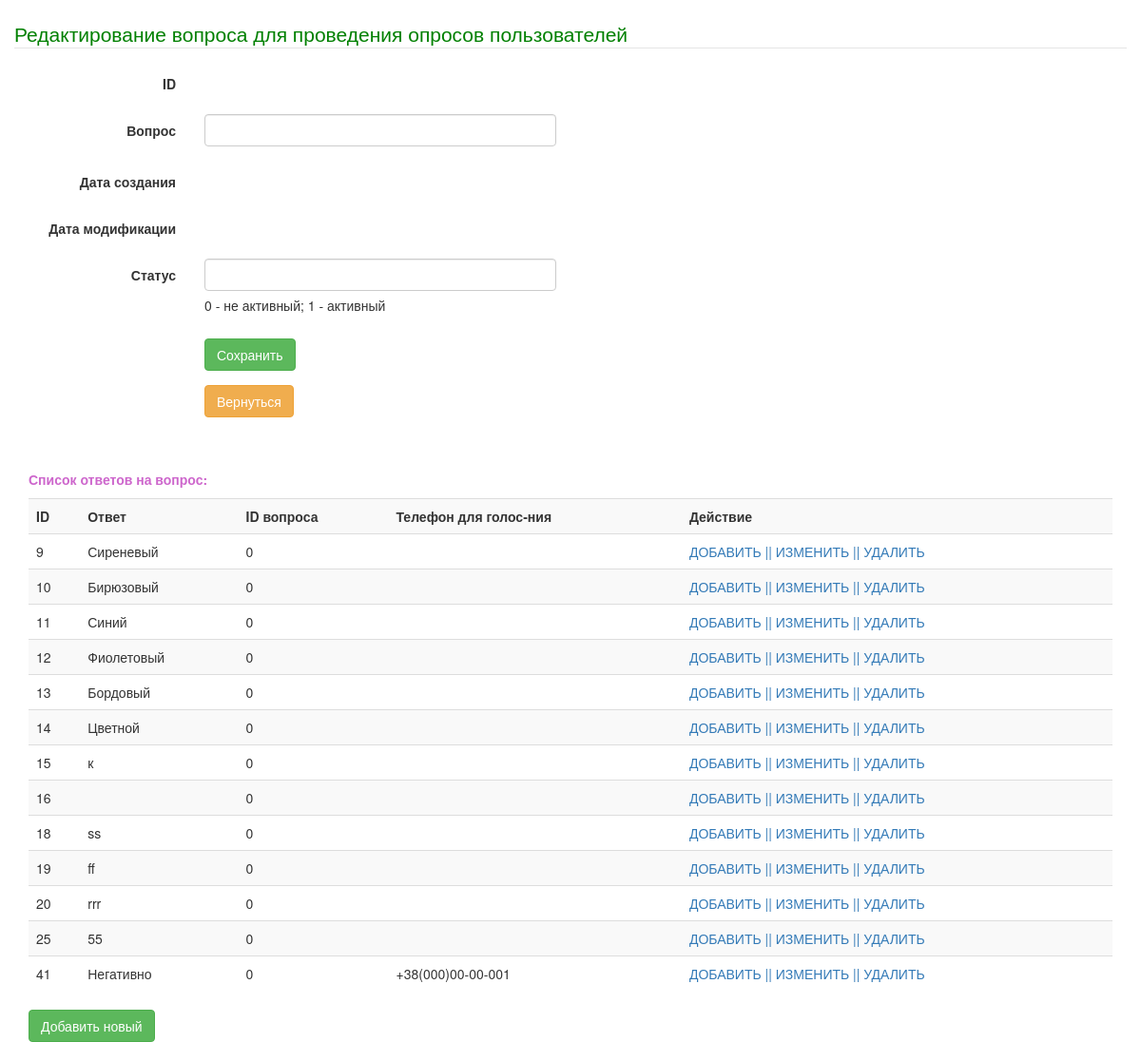
Screenshot of /page/edit_question_opros.php with the database file from the repository.
### tables this page shows
CREATE TABLE `answers_opros` (
  `id` int(11) NOT NULL,
  `answer` varchar(255) NOT NULL,
  `question_id` int(11) NOT NULL,
  `phone` varchar(20) NOT NULL,
  `votes` int(11) NOT NULL DEFAULT '0'
);

### page/edit_question_opros.php (the view, shortened to what this page needs)
<?php
include_once '../connect.php';
$questions = mysqli_query($db,"
		SELECT *
		FROM `questions_opros`
		WHERE `id` = ".(int)$_GET['id']."
		LIMIT 1
	") or exit(mysqli_error());
$row = mysqli_fetch_assoc($questions);
?>
<!DOCTYPE html>
<html lang="en">
<html>
  <head>
    <link href="../css/bootstrap.css" rel="stylesheet">
	<link rel="stylesheet" type="text/css" href="../style.css" />
  </head>
  <body>
	<div class = "container-fluid">
		<div class = "row">
			<div class="col-md-12">
				<form class="form-horizontal" action="" method="post">
						<br>
						<fieldset>
						<legend style="color: green">Редактирование вопроса для проведения опросов пользователей</legend>
							<div class="form-group">
								<label class="col-sm-2 control-label">ID</label>
								<div class="col-sm-10">
								  <p class="form-control-static"><?php echo $row['id']; ?></p>
								</div>
							</div>
							<div class="form-group">
								<label class="col-sm-2 control-label">Вопрос</label>
								<div class="col-sm-4">
								  <input type="text" name ="question" class="form-control" placeholder="<?php echo $row['question']; ?>" autofocus style="margin-bottom: 5px;" value="<?php echo $row['question']; ?>">
								</div>
							</div>
							<div class="form-group">
								<label class="col-sm-2 control-label">Дата создания</label>
								<div class="col-sm-10">
								  <p class="form-control-static"><?php echo $row['date_created']; ?></p>
								</div>
							</div>
							<div class="form-group">
								<label class="col-sm-2 control-label">Дата модификации</label>
								<div class="col-sm-10">
								  <p class="form-control-static"><?php echo $row['date_modification']; ?></p>
								</div>
							</div>
							<div class="form-group">
								<label class="col-sm-2 control-label">Статус</label>
								<div class="col-sm-4">
								  <input type="text" name ="active" class="form-control" placeholder="<?php echo $row['active']; ?>" required autofocus style="margin-bottom: 5px;" value="">
								  <p>0 - не активный;  1 - активный</p>
								</div>
							</div>
							<div class="form-group">
								<div class="col-md-4 col-md-offset-2">
									<button type="submit" name="edit" class="btn btn-success">Сохранить</button>
								</div>
							</div>
							<div class="form-group">
								<div class="col-md-4 col-md-offset-2">
									<a href="options_oprosy.php" class="btn btn-warning" role="button">Вернуться</a>
								</div>
							</div>
						</fieldset>
				</form>
				<div class="col-md-12">
<br>
		<br>
		<p><b style="color: #cd66cc;">Список ответов на вопрос:</b></p>
		<table class="table table-striped">
			<tbody>
				<tr >
					<th>ID</th>
					<th>Ответ</th>
					<th>ID вопроса</th>
					<th>Телефон для голос-ния</th>
					<th>Действие</th>
				</tr>
			<?php
				$result = mysqli_query($db, "SELECT *
				FROM `answers_opros`
				WHERE `question_id` = ".(int)$_GET['id']."
				LIMIT 50
				");
				if (isset($result)) {
				while($row = mysqli_fetch_assoc($result)) {
				echo '<tr>';
					echo '<td>' . $row['id'] . '</td>';
					echo '<td>' . $row['answer'] . '</td>';
					echo '<td>' . $row['question_id'] . '</td>';
					echo '<td>' . $row['phone'] . '</td>';
					echo "<td><a href='add_answer_opros.php?action=add&question_id={$row['question_id']} '>ДОБАВИТЬ   ||</a> <a href='edit_answer_opros.php?action=edit&id={$row['id']} '>ИЗМЕНИТЬ   ||</a><a href='edit_answer_opros.php?page=edit_answer_opros&action=delete&id={$row['id']}' onClick='return areYuoSure();'> УДАЛИТЬ</a></td>";
				}
				}
			?>
				</tr>
			</tbody>
		</table>
		<a href="add_answer_opros.php" class="btn btn-success" role="button">Добавить новый</a>
		</div>
			</div>
		</div>
	</div>
  </body>
</html>

### style.css (style rules this page uses)
body { margin:0px; padding:0px; }
p { margin: 0 0 10px; }

### rows the page displays
answers_opros: id "9", answer "Сиреневый", question "0"
answers_opros: id "10", answer "Бирюзовый", question "0"
answers_opros: id "11", answer "Синий", question "0"
answers_opros: id "12", answer "Фиолетовый", question "0"
answers_opros: id "13", answer "Бордовый", question "0"
answers_opros: id "14", answer "Цветной", question "0"
answers_opros: id "15", answer "к", question "0"
answers_opros: id "16", question "0"
answers_opros: id "18", answer "ss", question "0"
answers_opros: id "19", answer "ff", question "0"
answers_opros: id "20", answer "rrr", question "0"
answers_opros: id "25", answer "55", question "0"
answers_opros: id "41", answer "Негативно", question "0", phone "+38(000)00-00-001"
